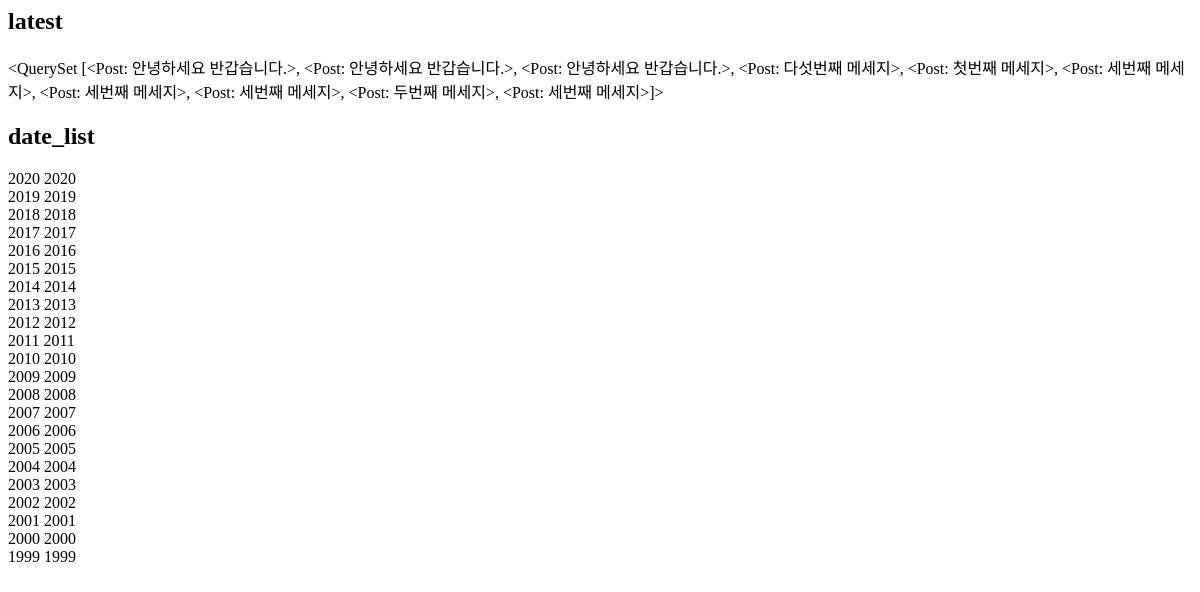
Before: /instagram/archive/ with the older database file.
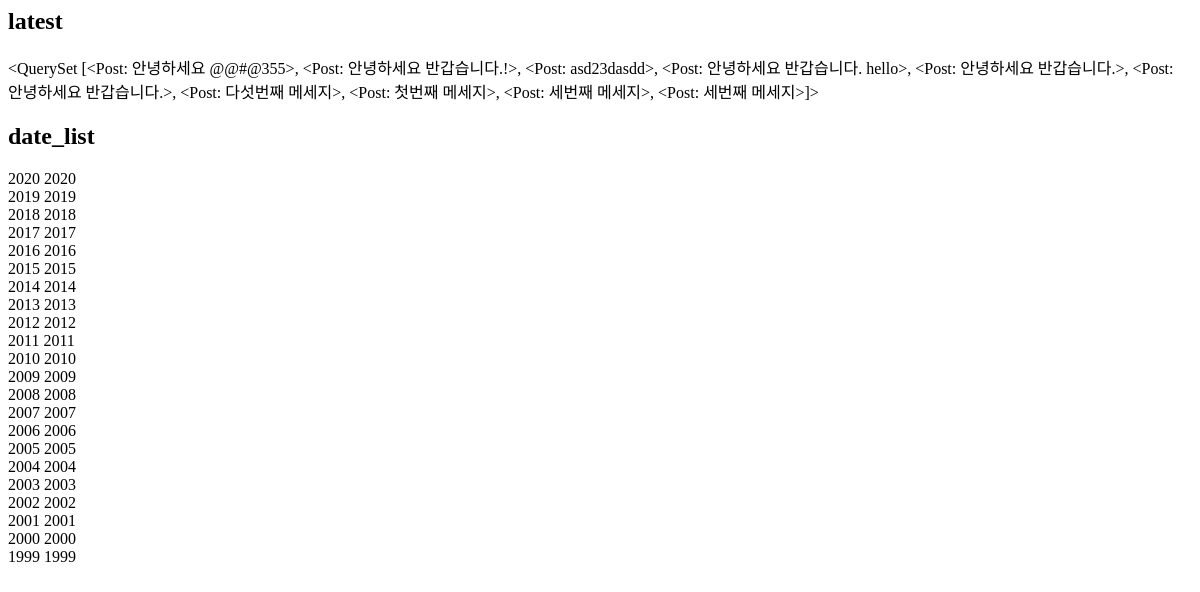
After: the same page with the newer database file.
### instagram/models.py (models this page shows, shortened)
class Post(models.Model) :
    author = models.ForeignKey(settings.AUTH_USER_MODEL, on_delete= models.CASCADE)
    message = models.TextField(
        validators=[MinLengthValidator(10)]
    )
    photo = models.ImageField(blank=True,upload_to='instagram/post/%Y/%m/%d')
    tag_set = models.ManyToManyField('Tag',blank=True)
    is_public = models.BooleanField(default=False,verbose_name='공개 여부')
    created_at = models.DateTimeField(auto_now_add=True)
    updated_at = models.DateTimeField(auto_now=True)
    def __str__(self):
        return self.message
    class Meta :
        ordering = ['-id']

### instagram/templates/instagram/post_archive.html
<h2>latest</h2>
{{latest}}
<h2>date_list</h2>
{% for date in date_list %}
    {{date|date:'Y'}}
    {{date.year}}<br>
{% endfor %}

Changed rows visible on the page:
no longer on this page (row edited): Post: message.message "<QuerySet [<Post: 안녕하세요 반갑습니다.>, <Post: 안녕하세요 반갑습니다.>, <Post: 안녕하세요 반갑습니다.>, <Post: 다섯번째 메세지>, <Post: 첫번째 메세지>, <Post: 세번째 메세지>, <Post: 세번째 메세지>, <Post: 세번째 메세지>, <Post: 두번째 메세지>, <Post: 세번째 메세지>]>"
added Post: message.message "<QuerySet [<Post: 안녕하세요 @@#@355>, <Post: 안녕하세요 반갑습니다.!>, <Post: asd23dasdd>, <Post: 안녕하세요 반갑습니다. hello>, <Post: 안녕하세요 반갑습니다.>, <Post: 안녕하세요 반갑습니다.>, <Post: 다섯번째 메세지>, <Post: 첫번째 메세지>, <Post: 세번째 메세지>, <Post: 세번째 메세지>]>"
